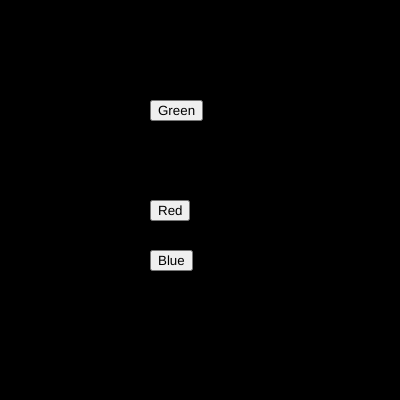
Frame 1 (no input)
Frame 60 (no input): identical to frame 1, image omitted
Frame 120 (the mouse pressed at the canvas centre since frame 60): identical to frame 1, image omitted

The p5.js sketch that drew this single still picture (run headless with seeded random() and noise() and a simulated clock; from frame 60 on, the mouse is pressed at the canvas centre):

// p5.js sketch
// ── sketch.js
var btn_red;
var btn_green;
var btn_blue;

var r = 0;
var g = 0;
var b = 0;

function setup() {
  createCanvas(400, 400);  

  //create a button for red
  btn_red = createButton("Red");
  btn_red.position(150,200);
  btn_red.mousePressed(red_bg);

  //create a button for green
  btn_green = createButton("Green");
  btn_green.position(150,100);
  btn_green.mousePressed(green_bg);

  //create a button for blue
  btn_blue = createButton("Blue");
  btn_blue.position(150,250);
  btn_blue.mousePressed(blue_bg);
}

function draw() {
  background(r,g,b);
}

function red_bg(){
  r = 255;
  b = 0;
  g = 0;
}

function green_bg(){
  r = 0;
  b = 0;
  g = 255;
}

function blue_bg(){
  r = 0;
  b = 255;
  g = 0;
}
